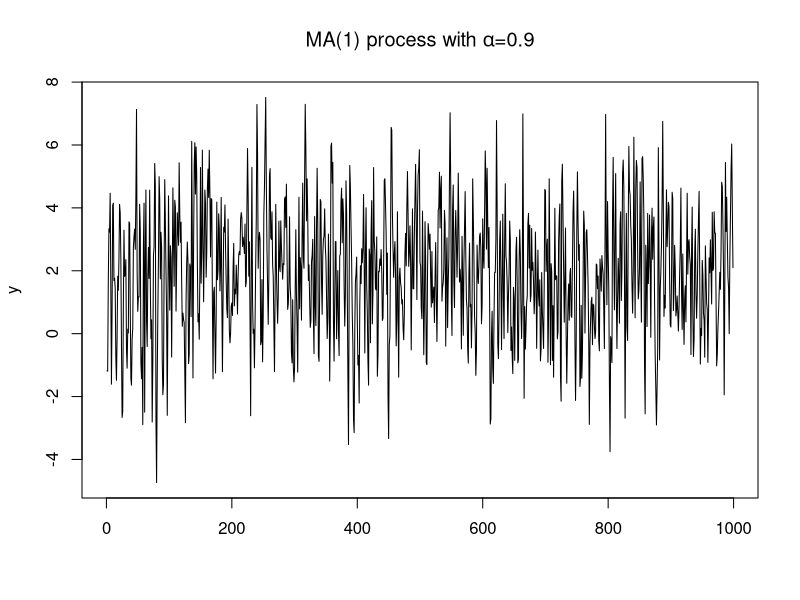

The R script that drew this image: (Note: this script raises an error after producing the figure.)
## ---- chunk 1
set.seed(1393)

n=1000 # set time period to 500 obs
e <- rnorm(n, mean=0, sd=1.5) # purely random process with mean 0 and sd = 1.5
mu=2 # we set mu= 2
y <- c()
for (t in 2:n) {
y[t] <- mu + e[t] + 0.9*e[t-1] # Note: we set alpha = 0.9$
y <- y[!is.na(y)]
}
ts.plot(y, main=expression(paste("MA(1) process with ", alpha, "=0.9")), xlab="")
## ---- chunk 2
knitr::include_graphics(rep("diff..png", 1), dpi = 300)
## ---- chunk 3
knitr::include_graphics(rep("diff2.png", 1), dpi = 300)
## ---- chunk 4
knitr::include_graphics(rep("diff3.png", 1), dpi = 150)
## ---- chunk 5
suppressPackageStartupMessages(library(forecast))
# Set up variables
set.seed(1234)
n <- 1000
x <- matrix(0,1000,1)
w <- rnorm(n)

# loop to create x
for (t in 2:n) x[t] <- 5+ 0.5 * x[t-1] + w[t]
plot(x,type='l', main = "X_t= 5 + 0.5*X_t-1 + u_t"); abline( h=10, col= "red")
## ---- chunk 6

# Set up variables
set.seed(1234)
n <- 1000
x <- matrix(0,1000,1)
w <- rnorm(n)

# loop to create x
for (t in 2:n) x[t] <- 5+ 1.5 * x[t-1] + w[t]
plot(x,type='l', main = "X_t= 5 + 1.5*X_t-1 + u_t")

## ---- chunk 7
# Set up variables
set.seed(1234)
n <- 1000
x <- matrix(0,1000,1)
w <- rnorm(n)

# loop to create x
for (t in 2:n) x[t] <- 5+ 1 * x[t-1] + w[t]
plot(x,type='l', main = "X_t= 5 + 1*X_t-1 + u_t")
## ---- chunk 8
set.seed(213)
n=500
e <- rnorm(n, mean = 0, sd = 1.5)
Y <- 2/(1-0.9)
for (t in 2:n) {
Y[t] <- 2+ 0.9*Y[t-1]+e[t]
}
ts.plot(Y, main=expression(paste("AR(1) process with ", theta, "=0.1")), xlab="")
## ---- chunk 9
var(Y)
## ---- chunk 10
set.seed(213)
n=500
e <- rnorm(n, mean = 0, sd = 1.5)
Y <- 6/(1-0.9)
for (t in 2:n) {
Y[t] <- 6+ 0.9*Y[t-1]+e[t]
}
ts.plot(Y, main=expression(paste("AR(1) process with ", theta, "=0.1")), xlab="")
## ---- chunk 11
var(Y)
